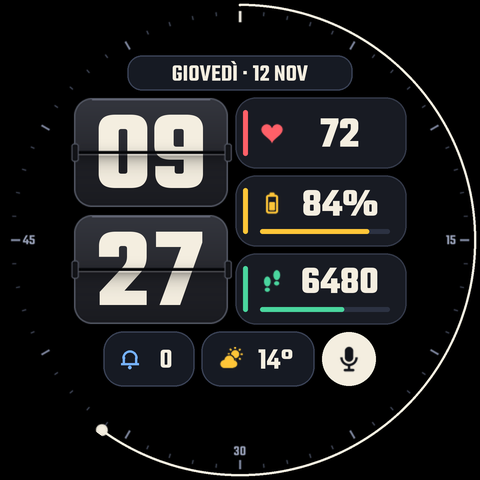
#> input picture WatchFaceSolari/design/preview-avorio.png, 480 x 480 px, given in place of bezel_ticks.png, which was not available
$ python generate.py ../design/preview-avorio.png
#> lines starting #> are read from the running program, lines starting #| are printed output that depends on the picture
"""Generate SOLARI: the Watch Face Format 2 XML and faithful previews from one scene."""
from pathlib import Path
import math
import sys
from xml.etree import ElementTree as ET
from PIL import Image, ImageDraw, ImageFont

from layout import (
    S, C, ARC_R, ARC_W, DOT_ORBIT, DATE_X, DATE_Y, DATE_W, DATE_H, DATE_R,
    FLIP_X, FLIP_W, FLIP_H, FLIP_R, HOUR_Y, MIN_Y, PIN, FLIP_FRAMES,
    TILE_X, TILE_W, TILE_H, TILE_R, HEART_Y, BATT_Y, STEPS_Y, BAR_X, BAR_W, BAR_H, ICON,
    BOT_Y, BOT_H, BOT_R, SLOT_X, SLOT_W, WX_X, WX_W, MIC_X, MIC_SIZE, MIC_ICON,
)

ROOT = Path(__file__).resolve().parents[1]
K = 3  # preview supersampling

# id, display name, crown_accent, minute_accent
THEMES = [
    ('ambra', 'Solari · Ambra', '#FFFFBE40', '#FFFF6068'),
    ('corallo', 'Corallo · Caldo', '#FFFF6068', '#FFFFBE40'),
    ('giada', 'Giada · Verde', '#FF4AD69E', '#FF4AD69E'),
    ('cobalto', 'Cobalto · Blu', '#FF68B0FF', '#FF68B0FF'),
    ('avorio', 'Avorio · Mono', '#FFF4EEE0', '#FFF4EEE0'),
]
TOKENS = {'CROWN': 0, 'MINUTE_COL': 1}

CREAM = '#FFF4EEE0'
WHITE = '#FFFFFFFF'
SLATE = '#FF161A23'
TILE_BG = '#FF181B23'
BORDER = '#FF3A4256'
TILE_EDGE = '#FF343A4A'
TRACK = '#FF2C3242'
CORAL = '#FFFF6068'
AMBER = '#FFFFC638'
SAGE = '#FF4AD69E'
SKY = '#FF76B2FF'
BLACK = '#FF000000'
AOD_EDGE = '#FF3C414E'

SAMPLE = dict(
    hour=9, minute=27, second=36,
    steps=6480, goal=10000, heart=72, battery=84,
    weekday='GIOVEDÌ', day=12, month='NOV',
    weather=dict(icon='partly', temperature=14),
)
FONTS = {'teko_semibold': 'SEMI_BOLD', 'teko_bold': 'BOLD'}
CAP_SHIFT = 0.0695
BASELINE = (0.958 - 0.475) / 2
HEALTH = 'com.samsung.android.wear.shealth/com.samsung.android.wear.shealth.app.home.HomeActivity'
RECORDER = 'com.samsung.android.wear.voicerecorder/com.samsung.android.wear.voicerecorder.view.MainActivity'
DARK_INK = '#FF12141A'


def fmt(v):
    if isinstance(v, float):
        return ('%.3f' % v).rstrip('0').rstrip('.')
    return str(v)


def el(parent, tag, **attrs):
    return ET.SubElement(parent, tag, {k: fmt(v) for k, v in attrs.items()})


def xml_color(c):
    return f'[CONFIGURATION.theme.{TOKENS[c]}]' if c in TOKENS else c


class Painter:
    """Pillow backend. Paints only what is visible in the requested mode."""

    def __init__(self, mode, theme):
        self.mode = mode
        self.theme = theme
        self.img = Image.new('RGBA', (S * K, S * K), (0, 0, 0, 255))
        self.fonts = {}

    def rgba(self, c, alpha=1.0):
        h = (self.theme[2 + TOKENS[c]] if c in TOKENS else c).lstrip('#')
        a = int(h[:2], 16) if len(h) == 8 else 255
        h = h[-6:]
        return tuple(int(h[i:i + 2], 16) for i in (0, 2, 4)) + (round(a * alpha),)

    def shape(self, color, alpha, fn):
        col = self.rgba(color, alpha)
        if col[3] == 255:
            fn(ImageDraw.Draw(self.img), col)
        else:
            layer = Image.new('RGBA', self.img.size, (0, 0, 0, 0))
            fn(ImageDraw.Draw(layer), col)
            self.img.alpha_composite(layer)

    def font(self, family, size):
        key = (family, round(size * K, 2))
        if key not in self.fonts:
            self.fonts[key] = ImageFont.truetype(str(ROOT / f'res/font/{family}.ttf'), size * K)
        return self.fonts[key]

    def image(self, name, x, y, w, h, tint=None, angle=0):
        src = Image.open(ROOT / f'res/drawable/{name}.png').convert('RGBA')
        src = src.resize((round(w * K), round(h * K)), Image.BICUBIC)
        if tint:
            r, g, b, _ = self.rgba(tint)
            solid = Image.new('RGBA', src.size, (r, g, b, 255))
            solid.putalpha(src.getchannel('A'))
            src = solid
        layer = Image.new('RGBA', self.img.size, (0, 0, 0, 0))
        layer.paste(src, (round(x * K), round(y * K)))
        if angle:
            layer = layer.rotate(-angle, Image.BICUBIC, center=(C * K, C * K))
        self.img.alpha_composite(layer)


class Node:
    """WFF element + preview coordinates and mode visibility."""

    def __init__(self, node, painter, ox=0, oy=0, w=S, h=S, vis='both', alpha=1.0):
        self.node, self.p = node, painter
        self.ox, self.oy, self.w, self.h = ox, oy, w, h
        self.vis, self.alpha = vis, alpha

    @property
    def shown(self):
        return self.vis in ('both', self.p.mode)

    def child(self, node, x=0, y=0, w=None, h=None, vis=None, alpha=None):
        return Node(node, self.p, self.ox + x, self.oy + y, w or self.w, h or self.h,
                    vis or self.vis, self.alpha if alpha is None else alpha)

    def ambient(self, node, value):
        el(node, 'Variant', mode='AMBIENT', target='alpha', value=value)

    def group(self, name, x=0, y=0, w=S, h=S, vis='both', preview=True, launch=None, **attrs):
        if vis == 'ambient':
            attrs['alpha'] = 0
        g = el(self.node, 'Group', name=name, x=x, y=y, width=w, height=h, **attrs)
        if launch:
            el(g, 'Launch', target=launch)
        if vis == 'active':
            self.ambient(g, 0)
        elif vis == 'ambient':
            self.ambient(g, 255)
        shown = vis if self.vis == 'both' else self.vis
        return self.child(g, x, y, w, h, shown if preview else 'never')

    def part_draw(self):
        return self.child(el(self.node, 'PartDraw', x=0, y=0, width=self.w, height=self.h))

    def _box(self, x, y, w, h, grow=0.0):
        return [(self.ox + x - grow) * K, (self.oy + y - grow) * K,
                (self.ox + x + w + grow) * K - 1, (self.oy + y + h + grow) * K - 1]

    # ---- shapes -------------------------------------------------------------
    def rrect(self, x, y, w, h, r, fill=None, stroke=None, thickness=1.0):
        e = el(self.node, 'RoundRectangle', x=float(x), y=float(y), width=float(w), height=float(h),
               cornerRadiusX=float(r), cornerRadiusY=float(r))
        if fill:
            el(e, 'Fill', color=xml_color(fill))
        if stroke:
            el(e, 'Stroke', color=xml_color(stroke), thickness=float(thickness))
        if not self.shown:
            return
        if fill:
            self.p.shape(fill, self.alpha, lambda d, c: d.rounded_rectangle(self._box(x, y, w, h), radius=r * K, fill=c))
        if stroke:
            o = thickness / 2
            self.p.shape(stroke, self.alpha, lambda d, c: d.rounded_rectangle(
                self._box(x, y, w, h, o), radius=(r + o) * K, outline=c, width=max(1, round(thickness * K))))

    # [17 lines left out: functions rect_bar, hline, not called in this run]

    def arc(self, cx, cy, r, start, end, color, thickness, expr=None):
        a = el(self.node, 'Arc', centerX=float(cx), centerY=float(cy), width=float(r * 2), height=float(r * 2),
               startAngle=float(start), endAngle=float(start if expr else end), direction='CLOCKWISE')
        if expr:
            el(a, 'Transform', target='endAngle', value=expr)
        el(a, 'Stroke', color=xml_color(color), thickness=float(thickness), cap='ROUND')
        if not self.shown or end <= start:
            return

        def draw(d, c):
            X, Y = (self.ox + cx) * K, (self.oy + cy) * K
            o = r + thickness / 2
            d.arc([X - o * K, Y - o * K, X + o * K, Y + o * K], start - 90, end - 90, fill=c,
                  width=max(1, round(thickness * K)))
            rr = thickness * K / 2
            for ang in (start, end):
                ex = X + r * K * math.sin(math.radians(ang))
                ey = Y - r * K * math.cos(math.radians(ang))
                d.ellipse([ex - rr, ey - rr, ex + rr, ey + rr], fill=c)

        self.p.shape(color, self.alpha, draw)

    # [15 lines left out: functions line, ellipse, not called in this run]

    # ---- text ---------------------------------------------------------------
    def text(self, cx, cap_cy, width, size, color, sample, template='%s', params=(),
             family='teko_semibold', upper=False, ambient=None):
        height = math.ceil(size * 1.5)
        x = round(cx - width / 2)
        y = round(cap_cy + CAP_SHIFT * size - height / 2)
        cx = x + width / 2
        p = el(self.node, 'PartText', x=x, y=y, width=int(width), height=height)
        if ambient is not None:
            self.ambient(p, ambient)
        t = el(p, 'Text', align='CENTER', maxLines=1, ellipsis='TRUE')
        f = el(t, 'Font', family=family, size=float(size), weight=FONTS[family], color=xml_color(color))
        host = el(f, 'Upper') if upper else f
        if params:
            tpl = el(host, 'Template')
            tpl.text = template
            for expression in params:
                el(tpl, 'Parameter', expression=expression)
        else:
            host.text = template
        if not self.shown:
            return
        alpha = self.alpha * ((ambient / 255) if (ambient is not None and self.p.mode == 'ambient') else 1)
        self.p.shape(color, alpha, lambda d, c: d.text(
            ((self.ox + cx) * K, (self.oy + y + height / 2 + BASELINE * size) * K),
            sample, font=self.p.font(family, size), fill=c, anchor='ms'))

    # ---- bitmaps & animations -----------------------------------------------
    def image(self, name, x, y, w, h, tint=None):
        attrs = dict(x=x, y=y, width=w, height=h)
        if tint:
            attrs['tintColor'] = xml_color(tint)
        el(el(self.node, 'PartImage', **attrs), 'Image', resource=name)
        if self.shown:
            self.p.image(name, self.ox + x, self.oy + y, w, h, tint)

    def hand(self, kind, name, x, y, w, h, angle, tint):
        hnd = el(self.node, kind, resource=name, x=x, y=y, width=w, height=h,
                 pivotX=float((C - x) / w), pivotY=float((C - y) / h), tintColor=xml_color(tint))
        if self.shown:
            self.p.image(name, x, y, w, h, tint, angle)

    # [18 lines left out: functions flip, condition, not called in this run]


# ---------------------------------------------------------------------------
def d_preview(c):
    return Node(ET.Element('Preview'), c.p, c.ox, c.oy, c.w, c.h, c.vis, c.alpha)


# [78 lines left out: functions icon_bell, icon_sun, _paint_tile_accent, metric_tile, complication_pill, not called in this run]


def any_of(*codes):
    return ' || '.join(f'[WEATHER.CONDITION] == {c}' for c in codes)


WEATHER_ICONS = [
    ('sun', f'({any_of(1, 8)}) && [WEATHER.IS_DAY]', 'wx_sun'),
    ('moon', any_of(1, 8), 'wx_moon'),
    ('partly', any_of(14), 'wx_partly'),
    ('cloud', any_of(2), 'wx_cloud'),
    ('fog', any_of(3, 13), 'wx_fog'),
    ('rain', any_of(4, 6, 12), 'wx_rain'),
    ('snow', any_of(5, 7, 10, 11), 'wx_snow'),
    ('storm', any_of(9), 'wx_storm'),
    ('wind', any_of(15), 'wx_wind'),
]


# [27 lines left out: functions weather_pill, recorder_button, not called in this run]


def build(mode, theme):
    v = SAMPLE
    painter = Painter(mode, theme)
    wf = ET.Element('WatchFace', width=str(S), height=str(S), clipShape='CIRCLE')
    el(wf, 'Metadata', key='CLOCK_TYPE', value='DIGITAL')
    el(wf, 'Metadata', key='PREVIEW_TIME', value='%02d:%02d:%02d' % (v['hour'], v['minute'], v['second']))
    configs = el(wf, 'UserConfigurations')
    palette = el(configs, 'ColorConfiguration', id='theme', displayName='theme_color_name', defaultValue=THEMES[0][0])
    for key, _, crown_col, min_col in THEMES:
        el(palette, 'ColorOption', id=key, displayName='color_' + key, colors=f'{crown_col} {min_col}')

    scene = Node(el(wf, 'Scene', backgroundColor=BLACK), painter)

    # 1 · Outer seconds crown: 60 ticks + progress arc + orbiting seconds marker.
    crown = scene.group('crown', vis='active')
    crown.image('bezel_ticks', 0, 0, S, S)
#> in image, `layer = Image.new('RGBA', self.img.size, (0, 0, 0, 0))`: layer: PIL image 1440x1440 RGBA; every value is 0
    crown.part_draw().arc(C, C, ARC_R, 0, v['second'] * 6, 'CROWN', ARC_W, expr='6 * [SECOND]')
    analog = crown.child(el(crown.node, 'AnalogClock', x=0, y=0, width=S, height=S))
    analog.hand('SecondHand', 'sec_dot', C - 8, C - DOT_ORBIT - 8, 16, 16, v['second'] * 6, 'CROWN')
#> call 2 of image, with name = 'sec_dot', x = 232, y = -3, w = 16, h = 16, tint = 'CROWN', angle = 216
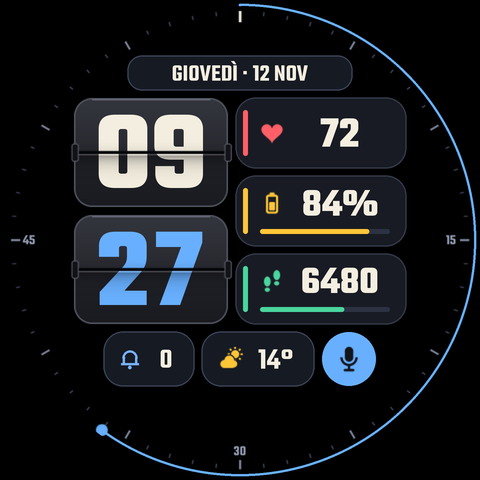
#> input picture WatchFaceSolari/design/preview-cobalto.png, 480 x 480 px, given in place of sec_dot.png, which was not available
#> in image (call 2), `solid = Image.new('RGBA', src.size, (r, g, b, 255))`:
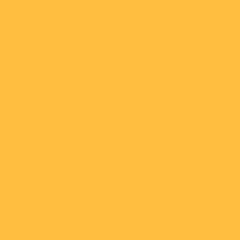
#> solid: PIL image 48x48 RGBA (shown 5 times larger); mean R, G, B, A 255, 190, 64, 255

    # 2 · Date pill at top (clear of 12 o'clock system indicator).
    date_pill = scene.group('date_pill', DATE_X, DATE_Y, DATE_W, DATE_H, vis='active')
    date_pill.part_draw().rrect(0, 0, DATE_W, DATE_H, DATE_R, fill=SLATE, stroke=BORDER, thickness=1.4)
    date_sample = f"{v['weekday']} · {v['day']} {v['month']}"
    scene.text(C, DATE_Y + DATE_H / 2, DATE_W - 12, 24, CREAM, date_sample, '%s · %s %s',
               ['[DAY_OF_WEEK_F]', '[DAY]', '[MONTH_S]'], upper=True, ambient=165)

    # 3 · Flip bodies (hours stacked over minutes).
    flips = scene.group('flip_bodies', vis='active')
    flips.image('flap_body', FLIP_X, HOUR_Y, FLIP_W, FLIP_H)
#> call 3 of image, with name = 'flap_body', x = 74, y = 98, w = 154, h = 109, angle = 0
#> in image (call 3), `src = src.resize((round(w * K), round(h * K)), Image.BICUBIC)`:
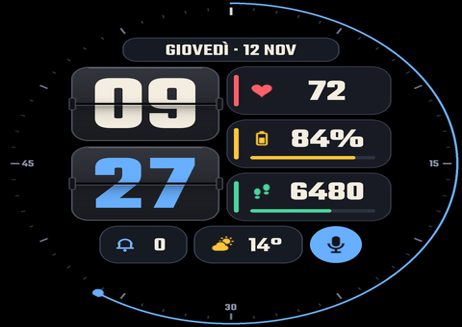
#> src: PIL image 462x327 RGBA; mean R, G, B, A 26.1, 29.3, 33.2, 255
#> in image (call 3), `layer.paste(src, (round(x * K), round(y * K)))`:
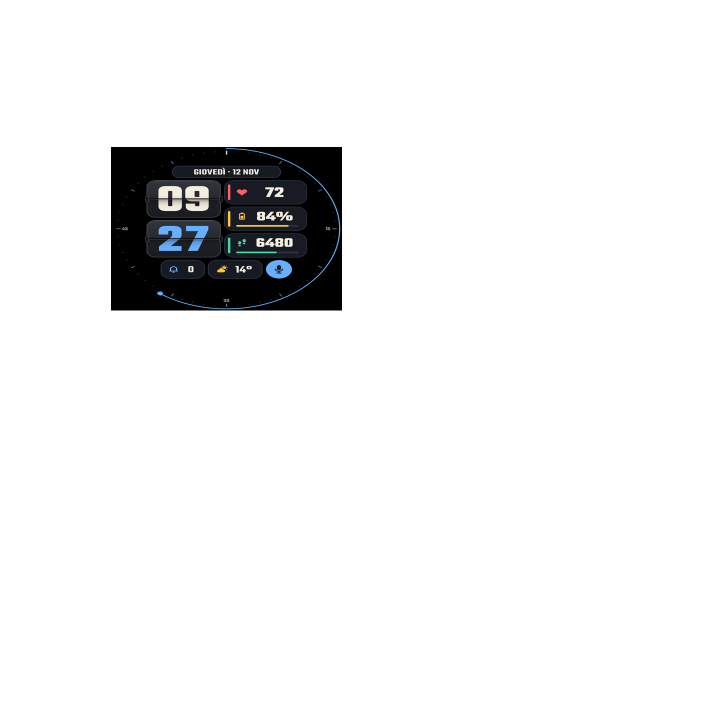
#> layer: PIL image 1440x1440 RGBA (shown at 1/2 size); mean R, G, B, A 1.9, 2.1, 2.4, 18.6; transparent parts drawn white
#> in image (call 3), `self.img.alpha_composite(layer)`:
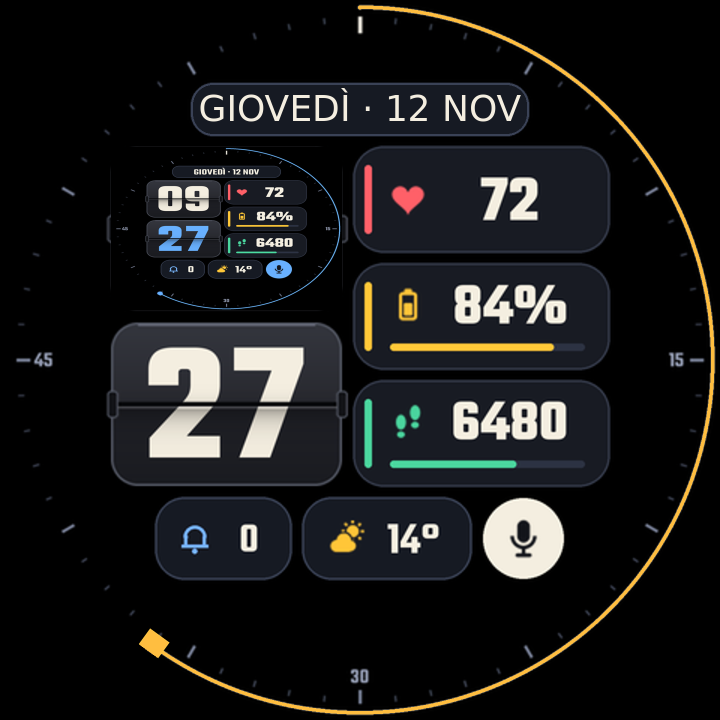
#> self.img: PIL image 1440x1440 RGBA (shown at 1/2 size); mean R, G, B, A 25.9, 26, 25.8, 255
    flips.image('flap_body', FLIP_X, MIN_Y, FLIP_W, FLIP_H)
#> call 4 of image, with name = 'flap_body', x = 74, y = 215, w = 154, h = 109, angle = 0
#> in image (call 4), `layer.paste(src, (round(x * K), round(y * K)))`:
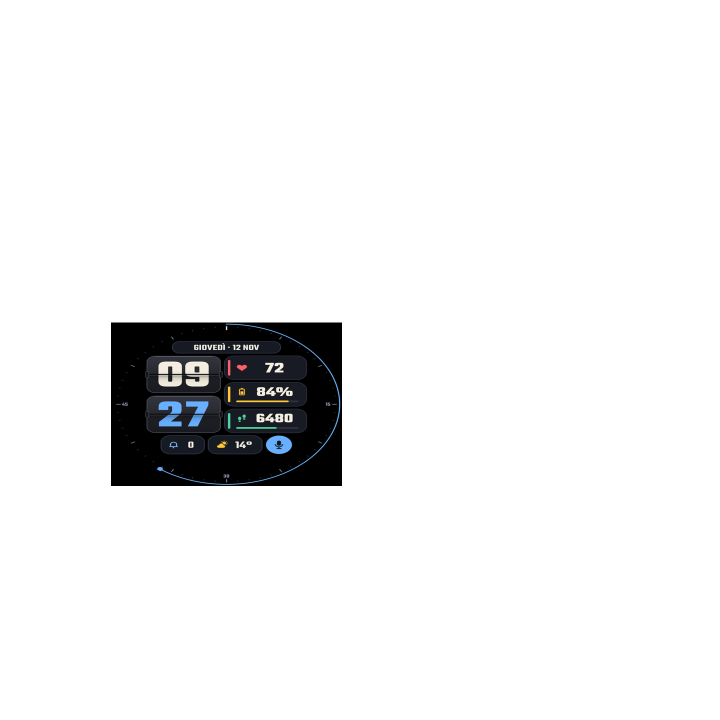
#> layer: PIL image 1440x1440 RGBA (shown at 1/2 size); mean R, G, B, A 1.9, 2.1, 2.4, 18.6; transparent parts drawn white
#> in image (call 4), `self.img.alpha_composite(layer)`:
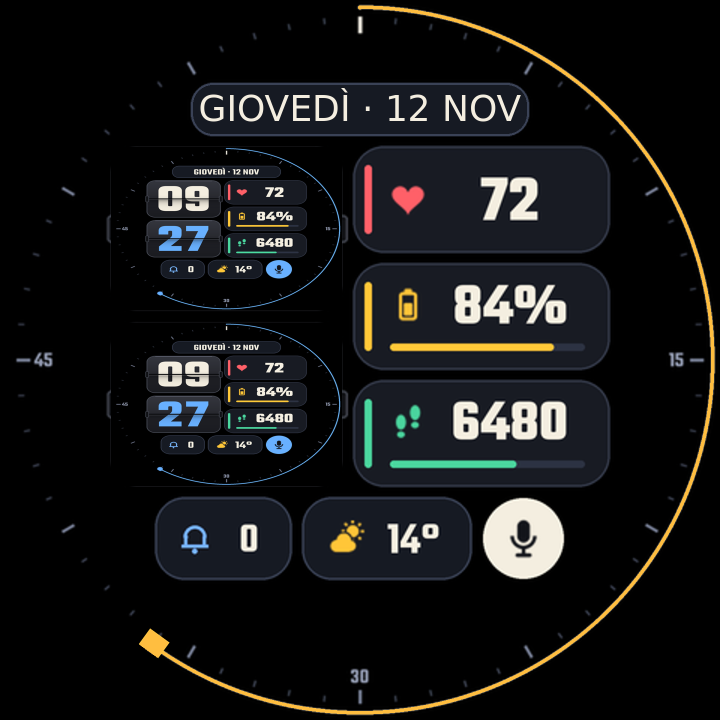
#> self.img: PIL image 1440x1440 RGBA (shown at 1/2 size); mean R, G, B, A 21.5, 21.8, 21.8, 255

    # 4 · Time digits (fixed two-digit columns; visible in both active and ambient).
    time_grp = scene.group('time_digits')
    hh, mm = '%02d' % v['hour'], '%02d' % v['minute']
    for y0, digits, source, col in ((HOUR_Y, hh, '[HOUR_0_23]', CREAM), (MIN_Y, mm, '[MINUTE]', 'MINUTE_COL')):
        cy = y0 + FLIP_H / 2
        for cx, sample, expr in ((FLIP_X + 49, digits[0], f'floor({source} / 10)'),
                                 (FLIP_X + 105, digits[1], f'{source} % 10')):
            time_grp.text(cx, cy, 58, 114, col, sample, '%s', [expr], family='teko_bold', ambient=175)

    # 5 · Flip hinges, cast shadow, and live falling-leaf animation on hour/minute change.
    front = scene.group('flip_front', vis='active')
    for y0, trigger in ((HOUR_Y, 'ON_NEXT_HOUR'), (MIN_Y, 'ON_NEXT_MINUTE')):
        front.image('flap_overlay', FLIP_X - PIN, y0, FLIP_W + 2 * PIN, FLIP_H)
        front.flip('flip_leaf', FLIP_FRAMES, FLIP_X, y0, FLIP_W, FLIP_H, trigger, 24)

    # 6 · Right column: three label-free metric tiles with tap targets.
    metric_tile(scene, 'heart', HEART_Y, 'HEALTH_HEART_RATE', CORAL, 'ic_heart',
                [(44, str(v['heart']), '%s', ["[HEART_RATE] > 0 ? [HEART_RATE] : '--'"], None, True)])
    metric_tile(scene, 'battery', BATT_Y, 'BATTERY_STATUS', AMBER, 'ic_battery',
                [(40, f"{v['battery']}%", '%s%%', ['[BATTERY_PERCENT]'], None, True)],
                bar_expr=f'{BAR_W} * clamp([BATTERY_PERCENT], 0, 100) / 100', bar_sample=v['battery'] / 100,
                low_accent=CORAL, low_cond='[BATTERY_PERCENT] <= 20')
    metric_tile(scene, 'steps', STEPS_Y, HEALTH, SAGE, 'ic_steps',
                [(39, str(v['steps']), '%s', ['[STEP_COUNT]'], '[STEP_COUNT] < 10000 ? 255 : 0', v['steps'] < 10000),
                 (32, str(v['steps']), '%s', ['[STEP_COUNT]'], '[STEP_COUNT] < 10000 ? 0 : 255', v['steps'] >= 10000)],
                bar_expr=f'{BAR_W} * clamp([STEP_COUNT] / clamp([STEP_GOAL], 1, 1000000), 0, 1)',
                bar_sample=v['steps'] / v['goal'])

    # 7 · Bottom row: notifications complication + native weather + voice recorder button.
    complication_pill(scene, SLOT_X, 0, 'slot_left_name', 'UNREAD_NOTIFICATION_COUNT', icon_bell, '0', SKY)
    weather_pill(scene, v['weather'])
    recorder_button(scene)

    # 8 · Always-on: dimmed card outlines + split groove + 4 subtle cardinal markers.
    aod = scene.group('aod_outline', vis='ambient').part_draw()
    for y0 in (HOUR_Y, MIN_Y):
        aod.rrect(FLIP_X, y0, FLIP_W, FLIP_H, FLIP_R, stroke=AOD_EDGE, thickness=1.5)
        aod.hline(FLIP_X, y0 + FLIP_H / 2, FLIP_W, BLACK, 3)
        aod.hline(FLIP_X, y0 + FLIP_H / 2 + 2, FLIP_W, AOD_EDGE, 1)
    for deg in (0, 90, 180, 270):
        rad = math.radians(deg)
        aod.line(C + 224 * math.sin(rad), C - 224 * math.cos(rad),
                 C + 234 * math.sin(rad), C - 234 * math.cos(rad), AOD_EDGE, thickness=1.6)

    return wf, painter.img.resize((S, S), Image.LANCZOS)


# [6 lines left out: function round_mask, not called in this run]


if __name__ == '__main__':
#> (the run stopped early here; a loop or call above may not have finished)
